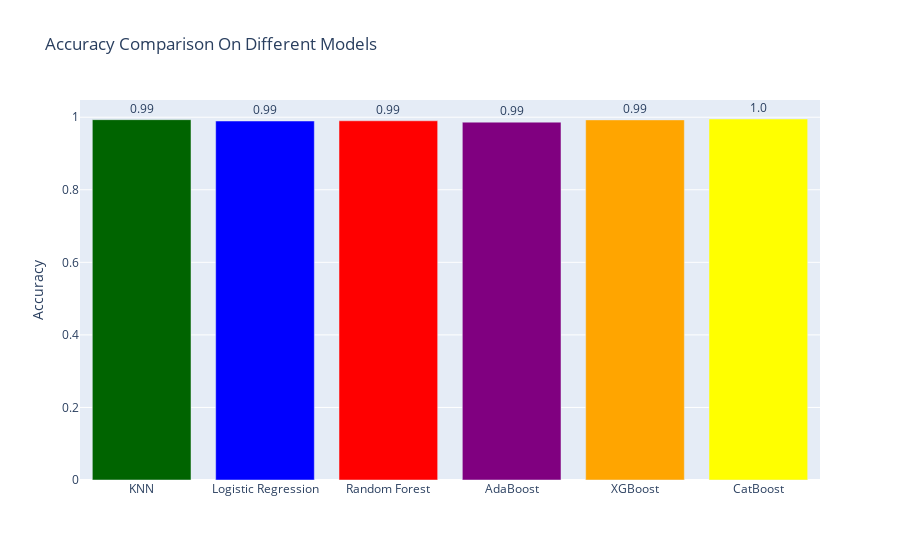

The notebook cell this image was saved under:
### Code cell
fig = go.Figure(data=[
    go.Bar(name='train set', x=acc_list['Model'], y=acc_list['Accuracy'],text=np.round(acc_list['Accuracy'],2),textposition='outside',marker_color=['darkgreen', 'blue', 'red', 'purple', 'orange', 'yellow']
          ),
])
fig.update_layout(barmode='group',title_text='Accuracy Comparison On Different Models',yaxis=dict(
        title='Accuracy'))
fig.show()

### Figure 1 — Plotly figure (JSON) as saved in the notebook; plotly's stock layout.template omitted (floating-point values rounded to 4 significant figures)
{"data": [{"marker": {"color": ["darkgreen", "blue", "red", "purple", "orange", "yellow"]}, "name": "train set", "text": ["0.99", "0.99", "0.99", "0.99", "0.99", "1.0"], "textposition": "outside", "type": "bar", "x": ["KNN", "Logistic Regression", "Random Forest", "AdaBoost", "XGBoost", "CatBoost"], "y": [0.9932, 0.9895, 0.9902, 0.9865, 0.9926, 0.9951]}], "layout": {"barmode": "group", "title": {"text": "Accuracy Comparison On Different Models"}, "yaxis": {"title": {"text": "Accuracy"}}}}
